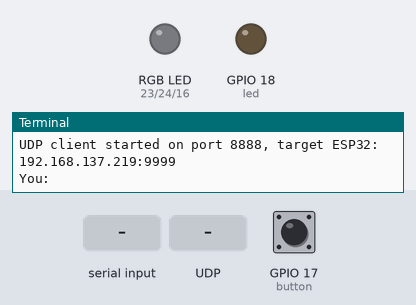
Recording of a program running on a simulated Raspberry Pi (BCM pin numbers). Shown: an RGB LED mixed from three pins (HIGH = lit), output pins drawn as LEDs (lit = HIGH), the last lines printed to the terminal. Inputs (shaded band) come from the test bench; at power-on: GPIO 17 (button) HIGH. Threads take turns every 2 ms; the clock reads 2024-03-15 10:24:30 at power-on unless the program sets it.

Above: at 1.2 s.
1.3 s: GPIO 17 (button) pulled LOW for 0.15 s
At 1.9 s:
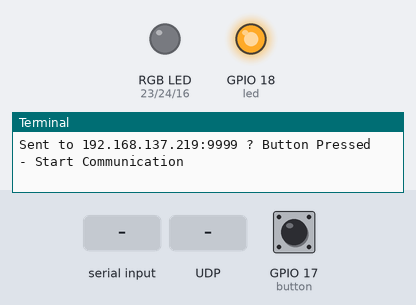
2.9 s: "Average Light=" typed at the terminal, then Enter
4.4 s: UDP packet "Average Light=" arrives
5.9 s: GPIO 17 (button) pulled LOW for 1 s
8.4 s: UDP packet "1" arrives
9.9 s: UDP packet "on" arrives
Timing chart, 0 to 12.4 s (numbered marks = the images above; inputs shaded):
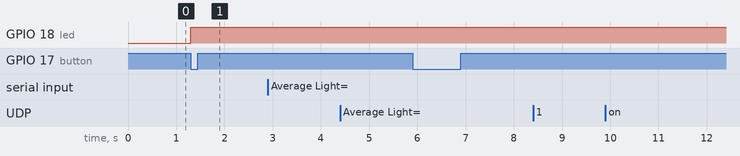

The program:

Raspberry_Pi_code.py
```python
import socket
import threading
from gpiozero import LED, Button
import time

LOCAL_PORT = 8888
ESP_IP = "192.168.137.219"  #ESP32 IP
ESP_PORT = 9999
BUFFER_SIZE = 1024
TIMEOUT_SEC = 10
BLINK_INTERVAL = 0.5

BUTTON_PIN = 17
LED_PIN = 18
led = LED(LED_PIN)
button = Button(BUTTON_PIN, pull_up=True)

#RGB LEDs
RED_PIN = 23
GREEN_PIN = 24
BLUE_PIN = 16
red_led = LED(RED_PIN)
green_led = LED(GREEN_PIN)
blue_led = LED(BLUE_PIN)

button_pressed = False
error_mode = False
last_event_time = None
lock = threading.Lock()

#setup UDP
sock = socket.socket(socket.AF_INET, socket.SOCK_DGRAM)

def init_udp():
    sock.setsockopt(socket.SOL_SOCKET, socket.SO_REUSEPORT, 1)
    sock.setsockopt(socket.SOL_SOCKET, socket.SO_BROADCAST, 1)
    sock.bind(('', LOCAL_PORT))
    print(f"UDP client started on port {LOCAL_PORT}, target ESP32: {ESP_IP}:{ESP_PORT}")

#LED control
def led_control():
    while True:
        with lock:
            if error_mode:
                # Blink main LED, RGB LEDs off
                led.toggle()
                red_led.off()
                green_led.off()
                blue_led.off()
            elif button_pressed:
                led.on()      # Steady ON after first button press
            else:
                led.off()     # Default OFF
        time.sleep(BLINK_INTERVAL)

#watchdog
def watchdog():
    global error_mode
    while True:
        time.sleep(0.1)
        with lock:
            if button_pressed and not error_mode and last_event_time:
                elapsed = time.time() - last_event_time
                if elapsed >= TIMEOUT_SEC:
                    print(f"[ERROR] No response from ESP32 for {TIMEOUT_SEC} seconds ? LED blinking")
                    error_mode = True  # Start blinking

#update RGB LEDs
def update_rgb_leds(light_value: int):
    if error_mode:
        return

    red_led.off()
    green_led.off()
    blue_led.off()

    if light_value < 1000:
        red_led.on()
        print("RGB LEDs ? LOW (Red ON)")
    elif 1000 <= light_value <= 2000:
        red_led.on()
        green_led.on()
        print("RGB LEDs ? MEDIUM (Red + Green ON)")
    else:  # >2000
        red_led.on()
        green_led.on()
        blue_led.on()
        print("RGB LEDs ? HIGH (All ON)")


#UDP Receiver
def receiver():
    global last_event_time, error_mode
    while True:
        data, addr = sock.recvfrom(BUFFER_SIZE)
        msg = data.decode().strip()
        print(f"\n[From {addr[0]}:{addr[1]}] {msg}")
        with lock:
            last_event_time = time.time()
            # Reset error mode
            if error_mode:
                print("[INFO] Data received from ESP32 ? stopping main LED blink")
                error_mode = False

            # Parsing average value
            if "Average Light=" in msg:
                try:
                    light_val = int(msg.split("=")[1])
                    print(f"Light sensor value received: {light_val}")
                    update_rgb_leds(light_val)
                except ValueError:
                    print("[ERROR] Invalid light sensor value received")

#Button handler
def on_button_press():
    global button_pressed, last_event_time, error_mode
    with lock:
        if error_mode:
            msg = "Button Pressed - Reset/Error Cleared"
            print("\n[Button Pressed] Clearing error ? sending reset message to ESP and turning LED OFF")
            error_mode = False  # Stop blinking
            button_pressed = False  # LED OFF after reset
            led.off()
        else:
            msg = "Button Pressed - Start Communication"
            print("\n[Button Pressed] Starting communication ? sending message to ESP")
            button_pressed = True
            led.on()  # Steady ON after first press

        sock.sendto(msg.encode(), (ESP_IP, ESP_PORT))
        print(f"Sent to {ESP_IP}:{ESP_PORT} ? {msg}")
        last_event_time = time.time()  # Reset timer

#Main
if __name__ == "__main__":
    try:
        init_udp()

        threading.Thread(target=receiver, daemon=True).start()
        threading.Thread(target=watchdog, daemon=True).start()
        threading.Thread(target=led_control, daemon=True).start()

        button.when_pressed = on_button_press

        #optional manual
        while True:
            msg = input("You: ")
            if msg.strip():
                sock.sendto(msg.encode(), (ESP_IP, ESP_PORT))

    except KeyboardInterrupt:
        print("\nExiting gracefully...")
    finally:
        sock.close()
        led.off()
```

Measured:
- after the input at 1.3 s, GPIO 18 (led): LOW → HIGH at once
